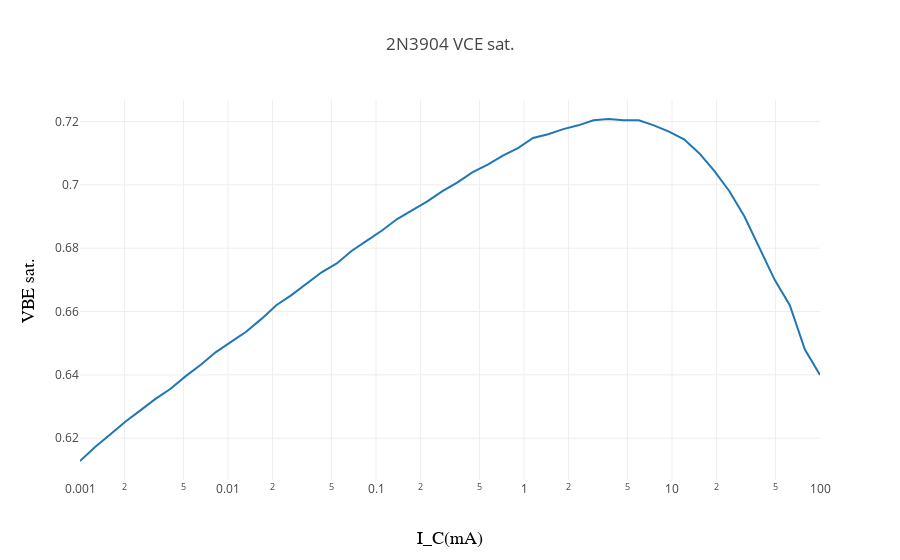

Notebook source saved alongside this figure:
### Code cell
ic=np.array(vce_sat['I_C'])
vc=np.array(vce_sat['V_B'])
trace =  go.Scatter(x=1e3*ic, y=vb, name='V_BE sat vs I_C')

data=[trace]

layout = go.Layout(
    title='2N3904 VCE sat.',
    xaxis=dict(
        title='I_C(mA)',
        type='log',
        titlefont=dict(
            family='Courier New, monospace',
            size=18,
            color='#000000'
        )
    ),
    yaxis=dict(
        title='VBE sat.',
        titlefont=dict(
            family='Courier New, monospace',
            size=18,
            color='#000000'
        )
    )
)


iplot({ 'data': data, "layout": layout })

### Figure 1 — Plotly figure (JSON) as saved in the notebook; plotly's stock layout.template omitted (floating-point values rounded to 4 significant figures)
{"data": [{"name": "V_BE sat vs I_C", "type": "scatter", "uid": "7fb16f94-cf04-11e8-94eb-00216a0bb272", "x": [0.001, 0.001264, 0.0016, 0.002024, 0.002559, 0.003237, 0.004095, 0.005179, 0.006551, 0.008286, 0.01048, 0.01325, 0.01676, 0.02121, 0.02683, 0.03393, 0.04291, 0.05428, 0.06866, 0.08685, 0.1099, 0.1389, 0.1757, 0.2223, 0.2811, 0.3556, 0.4498, 0.569, 0.7196, 0.9103, 1.151, 1.456, 1.842, 2.329, 2.947, 3.728, 4.715, 5.963, 7.543, 9.54, 12.06, 15.26, 19.3, 24.42, 30.88, 39.07, 49.41, 62.51, 79.06, 100], "y": [0.6128, 0.6172, 0.6212, 0.6252, 0.6288, 0.6324, 0.6356, 0.6396, 0.6432, 0.6472, 0.6504, 0.6536, 0.6576, 0.662, 0.6652, 0.6688, 0.6724, 0.6752, 0.6792, 0.6824, 0.6856, 0.6892, 0.692, 0.6948, 0.698, 0.7008, 0.704, 0.7064, 0.7092, 0.7116, 0.7148, 0.716, 0.7176, 0.7188, 0.7204, 0.7208, 0.7204, 0.7204, 0.7188, 0.7168, 0.7144, 0.71, 0.7044, 0.698, 0.69, 0.68, 0.67, 0.662, 0.648, 0.64]}], "layout": {"title": "2N3904 VCE sat.", "xaxis": {"title": "I_C(mA)", "titlefont": {"color": "#000000", "family": "Courier New, monospace", "size": 18}, "type": "log"}, "yaxis": {"title": "VBE sat.", "titlefont": {"color": "#000000", "family": "Courier New, monospace", "size": 18}}}}
